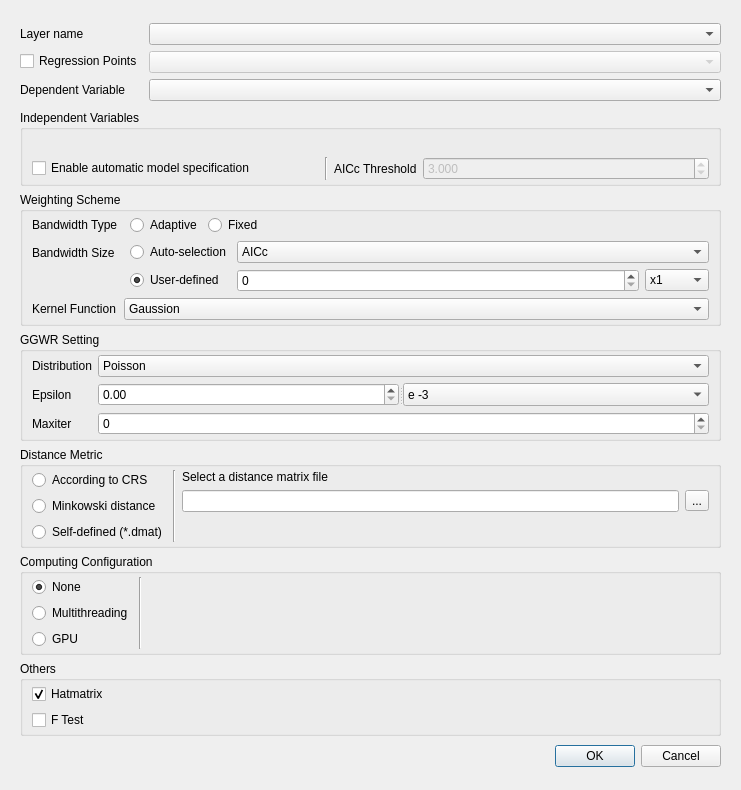
<?xml version="1.0" encoding="UTF-8"?>
<ui version="4.0">
 <class>GwmGGWROptionsDialog</class>
 <widget class="QDialog" name="GwmGGWROptionsDialog">
  <property name="geometry">
   <rect>
    <x>0</x>
    <y>0</y>
    <width>741</width>
    <height>790</height>
   </rect>
  </property>
  <property name="windowTitle">
   <string>GGWR Configure</string>
  </property>
  <layout class="QVBoxLayout" name="verticalLayout_3" stretch="0">
   <item>
    <widget class="QScrollArea" name="scrollArea">
     <property name="frameShape">
      <enum>QFrame::NoFrame</enum>
     </property>
     <property name="widgetResizable">
      <bool>true</bool>
     </property>
     <widget class="QWidget" name="scrollAreaWidgetContents_2">
      <property name="geometry">
       <rect>
        <x>0</x>
        <y>0</y>
        <width>723</width>
        <height>772</height>
       </rect>
      </property>
      <layout class="QVBoxLayout" name="verticalLayout_6">
       <item>
        <layout class="QFormLayout" name="formLayout_6">
         <property name="sizeConstraint">
          <enum>QLayout::SetNoConstraint</enum>
         </property>
         <property name="topMargin">
          <number>3</number>
         </property>
         <property name="bottomMargin">
          <number>3</number>
         </property>
         <item row="0" column="0">
          <widget class="QLabel" name="label">
           <property name="sizePolicy">
            <sizepolicy hsizetype="Fixed" vsizetype="Preferred">
             <horstretch>0</horstretch>
             <verstretch>0</verstretch>
            </sizepolicy>
           </property>
           <property name="text">
            <string>Layer name</string>
           </property>
          </widget>
         </item>
         <item row="0" column="1">
          <widget class="QComboBox" name="mLayerComboBox"/>
         </item>
         <item row="1" column="0">
          <widget class="QCheckBox" name="ckbRegressionPoints">
           <property name="text">
            <string>Regression Points</string>
           </property>
          </widget>
         </item>
         <item row="1" column="1">
          <widget class="QComboBox" name="cmbRegressionLayerSelect">
           <property name="enabled">
            <bool>false</bool>
           </property>
          </widget>
         </item>
         <item row="2" column="0">
          <widget class="QLabel" name="label_12">
           <property name="text">
            <string>Dependent Variable</string>
           </property>
          </widget>
         </item>
         <item row="2" column="1">
          <widget class="QComboBox" name="mDepVarComboBox"/>
         </item>
        </layout>
       </item>
       <item>
        <widget class="QGroupBox" name="groupBox">
         <property name="title">
          <string>Independent Variables</string>
         </property>
         <layout class="QVBoxLayout" name="verticalLayout_4" stretch="1,0">
          <property name="sizeConstraint">
           <enum>QLayout::SetNoConstraint</enum>
          </property>
          <property name="topMargin">
           <number>3</number>
          </property>
          <property name="bottomMargin">
           <number>3</number>
          </property>
          <item>
           <widget class="GwmIndepVarSelectorWidget" name="mIndepVarSelector" native="true"/>
          </item>
          <item>
           <layout class="QHBoxLayout" name="horizontalLayout_7">
            <item>
             <widget class="QCheckBox" name="mVariableAutoSelectionCheck">
              <property name="text">
               <string>Enable automatic model specification</string>
              </property>
             </widget>
            </item>
            <item>
             <widget class="Line" name="line_3">
              <property name="orientation">
               <enum>Qt::Vertical</enum>
              </property>
             </widget>
            </item>
            <item>
             <widget class="QLabel" name="label_10">
              <property name="sizePolicy">
               <sizepolicy hsizetype="Fixed" vsizetype="Preferred">
                <horstretch>0</horstretch>
                <verstretch>0</verstretch>
               </sizepolicy>
              </property>
              <property name="text">
               <string>AICc Threshold</string>
              </property>
             </widget>
            </item>
            <item>
             <widget class="QDoubleSpinBox" name="mModelSelAICThreshold">
              <property name="enabled">
               <bool>false</bool>
              </property>
              <property name="decimals">
               <number>3</number>
              </property>
              <property name="value">
               <double>3.000000000000000</double>
              </property>
             </widget>
            </item>
           </layout>
          </item>
         </layout>
        </widget>
       </item>
       <item>
        <widget class="QGroupBox" name="groupBox_2">
         <property name="sizePolicy">
          <sizepolicy hsizetype="Preferred" vsizetype="Fixed">
           <horstretch>0</horstretch>
           <verstretch>0</verstretch>
          </sizepolicy>
         </property>
         <property name="title">
          <string>Weighting Scheme</string>
         </property>
         <layout class="QFormLayout" name="formLayout">
          <property name="sizeConstraint">
           <enum>QLayout::SetNoConstraint</enum>
          </property>
          <property name="horizontalSpacing">
           <number>6</number>
          </property>
          <property name="verticalSpacing">
           <number>6</number>
          </property>
          <property name="topMargin">
           <number>3</number>
          </property>
          <property name="bottomMargin">
           <number>3</number>
          </property>
          <item row="0" column="0">
           <widget class="QLabel" name="label_2">
            <property name="text">
             <string>Bandwidth Type</string>
            </property>
           </widget>
          </item>
          <item row="0" column="1">
           <layout class="QHBoxLayout" name="horizontalLayout_6">
            <property name="leftMargin">
             <number>6</number>
            </property>
            <item>
             <widget class="QRadioButton" name="mBwTypeAdaptiveRadio">
              <property name="sizePolicy">
               <sizepolicy hsizetype="Fixed" vsizetype="Fixed">
                <horstretch>0</horstretch>
                <verstretch>0</verstretch>
               </sizepolicy>
              </property>
              <property name="text">
               <string>Adaptive</string>
              </property>
              <property name="checked">
               <bool>true</bool>
              </property>
             </widget>
            </item>
            <item>
             <widget class="QRadioButton" name="mBwTypeFixedRadio">
              <property name="sizePolicy">
               <sizepolicy hsizetype="Fixed" vsizetype="Fixed">
                <horstretch>0</horstretch>
                <verstretch>0</verstretch>
               </sizepolicy>
              </property>
              <property name="text">
               <string>Fixed</string>
              </property>
             </widget>
            </item>
            <item>
             <spacer name="horizontalSpacer">
              <property name="orientation">
               <enum>Qt::Horizontal</enum>
              </property>
              <property name="sizeHint" stdset="0">
               <size>
                <width>40</width>
                <height>20</height>
               </size>
              </property>
             </spacer>
            </item>
           </layout>
          </item>
          <item row="1" column="0">
           <widget class="QLabel" name="label_3">
            <property name="sizePolicy">
             <sizepolicy hsizetype="Preferred" vsizetype="Preferred">
              <horstretch>0</horstretch>
              <verstretch>0</verstretch>
             </sizepolicy>
            </property>
            <property name="text">
             <string>Bandwidth Size</string>
            </property>
            <property name="alignment">
             <set>Qt::AlignLeading|Qt::AlignLeft|Qt::AlignVCenter</set>
            </property>
           </widget>
          </item>
          <item row="1" column="1">
           <layout class="QGridLayout" name="gridLayout_4">
            <property name="leftMargin">
             <number>6</number>
            </property>
            <item row="1" column="0">
             <widget class="QRadioButton" name="mBwSizeCustomizeRadio">
              <property name="sizePolicy">
               <sizepolicy hsizetype="Fixed" vsizetype="Fixed">
                <horstretch>0</horstretch>
                <verstretch>0</verstretch>
               </sizepolicy>
              </property>
              <property name="text">
               <string>User-defined</string>
              </property>
              <property name="checked">
               <bool>true</bool>
              </property>
             </widget>
            </item>
            <item row="1" column="1">
             <widget class="QStackedWidget" name="mBwSizeSettingStack">
              <property name="currentIndex">
               <number>0</number>
              </property>
              <widget class="QWidget" name="page_4">
               <layout class="QHBoxLayout" name="horizontalLayout">
                <property name="leftMargin">
                 <number>0</number>
                </property>
                <property name="topMargin">
                 <number>0</number>
                </property>
                <property name="rightMargin">
                 <number>0</number>
                </property>
                <property name="bottomMargin">
                 <number>0</number>
                </property>
                <item>
                 <widget class="QSpinBox" name="mBwSizeAdaptiveSize"/>
                </item>
                <item>
                 <widget class="QComboBox" name="mBwSizeAdaptiveUnit">
                  <property name="sizePolicy">
                   <sizepolicy hsizetype="Fixed" vsizetype="Fixed">
                    <horstretch>0</horstretch>
                    <verstretch>0</verstretch>
                   </sizepolicy>
                  </property>
                  <item>
                   <property name="text">
                    <string>x1</string>
                   </property>
                  </item>
                  <item>
                   <property name="text">
                    <string>x10</string>
                   </property>
                  </item>
                  <item>
                   <property name="text">
                    <string>x100</string>
                   </property>
                  </item>
                  <item>
                   <property name="text">
                    <string>x1000</string>
                   </property>
                  </item>
                 </widget>
                </item>
               </layout>
              </widget>
              <widget class="QWidget" name="page_5">
               <layout class="QHBoxLayout" name="horizontalLayout_4">
                <property name="leftMargin">
                 <number>0</number>
                </property>
                <property name="topMargin">
                 <number>0</number>
                </property>
                <property name="rightMargin">
                 <number>0</number>
                </property>
                <property name="bottomMargin">
                 <number>0</number>
                </property>
                <item>
                 <widget class="QDoubleSpinBox" name="mBwSizeFixedSize">
                  <property name="decimals">
                   <number>12</number>
                  </property>
                 </widget>
                </item>
                <item>
                 <widget class="QComboBox" name="mBwSizeFixedUnit">
                  <property name="sizePolicy">
                   <sizepolicy hsizetype="Fixed" vsizetype="Fixed">
                    <horstretch>0</horstretch>
                    <verstretch>0</verstretch>
                   </sizepolicy>
                  </property>
                  <item>
                   <property name="text">
                    <string>m</string>
                   </property>
                  </item>
                  <item>
                   <property name="text">
                    <string>km</string>
                   </property>
                  </item>
                  <item>
                   <property name="text">
                    <string>mile</string>
                   </property>
                  </item>
                 </widget>
                </item>
               </layout>
              </widget>
             </widget>
            </item>
            <item row="0" column="0">
             <widget class="QRadioButton" name="mBwSizeAutomaticRadio">
              <property name="sizePolicy">
               <sizepolicy hsizetype="Preferred" vsizetype="Fixed">
                <horstretch>0</horstretch>
                <verstretch>0</verstretch>
               </sizepolicy>
              </property>
              <property name="text">
               <string>Auto-selection</string>
              </property>
              <property name="checked">
               <bool>false</bool>
              </property>
             </widget>
            </item>
            <item row="0" column="1">
             <widget class="QComboBox" name="mBwSizeAutomaticApprochCombo">
              <property name="currentIndex">
               <number>1</number>
              </property>
              <item>
               <property name="text">
                <string>CV</string>
               </property>
              </item>
              <item>
               <property name="text">
                <string>AICc</string>
               </property>
              </item>
             </widget>
            </item>
           </layout>
          </item>
          <item row="2" column="0">
           <widget class="QLabel" name="label_13">
            <property name="text">
             <string>Kernel Function</string>
            </property>
           </widget>
          </item>
          <item row="2" column="1">
           <widget class="QComboBox" name="mBwKernelFunctionCombo">
            <item>
             <property name="text">
              <string>Gaussion</string>
             </property>
            </item>
            <item>
             <property name="text">
              <string>Exponential</string>
             </property>
            </item>
            <item>
             <property name="text">
              <string>Bisquare</string>
             </property>
            </item>
            <item>
             <property name="text">
              <string>Tricube</string>
             </property>
            </item>
            <item>
             <property name="text">
              <string>Boxcar</string>
             </property>
            </item>
           </widget>
          </item>
         </layout>
        </widget>
       </item>
       <item>
        <widget class="QGroupBox" name="groupBox_5">
         <property name="enabled">
          <bool>true</bool>
         </property>
         <property name="title">
          <string>GGWR Setting</string>
         </property>
         <layout class="QHBoxLayout" name="horizontalLayout_8">
          <property name="topMargin">
           <number>3</number>
          </property>
          <property name="bottomMargin">
           <number>3</number>
          </property>
          <item>
           <layout class="QGridLayout" name="gridLayout_2">
            <item row="0" column="0">
             <widget class="QLabel" name="label_16">
              <property name="text">
               <string>Distribution</string>
              </property>
             </widget>
            </item>
            <item row="0" column="1">
             <widget class="QComboBox" name="mDistributionType">
              <item>
               <property name="text">
                <string>Poisson</string>
               </property>
              </item>
              <item>
               <property name="text">
                <string>Binomial</string>
               </property>
              </item>
             </widget>
            </item>
            <item row="1" column="0">
             <widget class="QLabel" name="label_11">
              <property name="text">
               <string>Epsilon</string>
              </property>
             </widget>
            </item>
            <item row="1" column="1">
             <widget class="QSplitter" name="splitter">
              <property name="orientation">
               <enum>Qt::Horizontal</enum>
              </property>
              <widget class="QDoubleSpinBox" name="mEpsilonSize"/>
              <widget class="QComboBox" name="mEpsilonUnit">
               <item>
                <property name="text">
                 <string>e -3</string>
                </property>
               </item>
               <item>
                <property name="text">
                 <string>e -5</string>
                </property>
               </item>
               <item>
                <property name="text">
                 <string>e -7</string>
                </property>
               </item>
               <item>
                <property name="text">
                 <string>e -10</string>
                </property>
               </item>
              </widget>
             </widget>
            </item>
            <item row="2" column="0">
             <widget class="QLabel" name="label_15">
              <property name="text">
               <string>Maxiter</string>
              </property>
             </widget>
            </item>
            <item row="2" column="1">
             <widget class="QSpinBox" name="mMaxiterSpinBox"/>
            </item>
           </layout>
          </item>
         </layout>
        </widget>
       </item>
       <item>
        <widget class="QGroupBox" name="groupBox_3">
         <property name="sizePolicy">
          <sizepolicy hsizetype="Preferred" vsizetype="Preferred">
           <horstretch>0</horstretch>
           <verstretch>0</verstretch>
          </sizepolicy>
         </property>
         <property name="title">
          <string>Distance Metric</string>
         </property>
         <layout class="QHBoxLayout" name="horizontalLayout_2">
          <property name="topMargin">
           <number>3</number>
          </property>
          <property name="bottomMargin">
           <number>3</number>
          </property>
          <item>
           <layout class="QVBoxLayout" name="verticalLayout_2">
            <item>
             <widget class="QRadioButton" name="mDistTypeCRSRadio">
              <property name="text">
               <string>According to CRS</string>
              </property>
             </widget>
            </item>
            <item>
             <widget class="QRadioButton" name="mDistTypeMinkowskiRadio">
              <property name="text">
               <string>Minkowski distance</string>
              </property>
             </widget>
            </item>
            <item>
             <widget class="QRadioButton" name="mDistTypeDmatRadio">
              <property name="text">
               <string>Self-defined (*.dmat)</string>
              </property>
             </widget>
            </item>
           </layout>
          </item>
          <item>
           <widget class="Line" name="line">
            <property name="orientation">
             <enum>Qt::Vertical</enum>
            </property>
           </widget>
          </item>
          <item>
           <widget class="QStackedWidget" name="mDistParamSettingStack">
            <property name="currentIndex">
             <number>2</number>
            </property>
            <widget class="QWidget" name="mCRSDistPage"/>
            <widget class="QWidget" name="mMinkowskiDistPage">
             <layout class="QFormLayout" name="formLayout_2">
              <property name="leftMargin">
               <number>0</number>
              </property>
              <property name="topMargin">
               <number>0</number>
              </property>
              <property name="rightMargin">
               <number>0</number>
              </property>
              <property name="bottomMargin">
               <number>0</number>
              </property>
              <item row="0" column="0">
               <widget class="QLabel" name="label_4">
                <property name="sizePolicy">
                 <sizepolicy hsizetype="Preferred" vsizetype="Preferred">
                  <horstretch>0</horstretch>
                  <verstretch>0</verstretch>
                 </sizepolicy>
                </property>
                <property name="text">
                 <string>Rotation parameter</string>
                </property>
                <property name="alignment">
                 <set>Qt::AlignLeading|Qt::AlignLeft|Qt::AlignVCenter</set>
                </property>
               </widget>
              </item>
              <item row="0" column="1">
               <layout class="QFormLayout" name="formLayout_5">
                <property name="horizontalSpacing">
                 <number>6</number>
                </property>
                <property name="verticalSpacing">
                 <number>2</number>
                </property>
                <item row="0" column="0">
                 <widget class="QLabel" name="label_5">
                  <property name="text">
                   <string>theta</string>
                  </property>
                 </widget>
                </item>
                <item row="1" column="0">
                 <widget class="QLabel" name="label_6">
                  <property name="text">
                   <string>p</string>
                  </property>
                 </widget>
                </item>
                <item row="0" column="1">
                 <widget class="QDoubleSpinBox" name="mThetaValue"/>
                </item>
                <item row="1" column="1">
                 <widget class="QDoubleSpinBox" name="mPValue">
                  <property name="minimum">
                   <double>-1.000000000000000</double>
                  </property>
                 </widget>
                </item>
               </layout>
              </item>
             </layout>
            </widget>
            <widget class="QWidget" name="mDistMatrixDistPage">
             <layout class="QGridLayout" name="gridLayout">
              <property name="leftMargin">
               <number>0</number>
              </property>
              <property name="topMargin">
               <number>0</number>
              </property>
              <property name="rightMargin">
               <number>0</number>
              </property>
              <property name="bottomMargin">
               <number>0</number>
              </property>
              <item row="1" column="0">
               <widget class="QLineEdit" name="mDistMatrixFileNameEdit"/>
              </item>
              <item row="2" column="0">
               <spacer name="verticalSpacer">
                <property name="orientation">
                 <enum>Qt::Vertical</enum>
                </property>
                <property name="sizeHint" stdset="0">
                 <size>
                  <width>20</width>
                  <height>5</height>
                 </size>
                </property>
               </spacer>
              </item>
              <item row="0" column="0">
               <widget class="QLabel" name="label_14">
                <property name="text">
                 <string>Select a distance matrix file</string>
                </property>
               </widget>
              </item>
              <item row="1" column="1">
               <widget class="QToolButton" name="mDistMatrixFileOpenBtn">
                <property name="text">
                 <string>...</string>
                </property>
               </widget>
              </item>
             </layout>
            </widget>
           </widget>
          </item>
         </layout>
        </widget>
       </item>
       <item>
        <widget class="QGroupBox" name="mCalcParallelGroup">
         <property name="sizePolicy">
          <sizepolicy hsizetype="Preferred" vsizetype="Preferred">
           <horstretch>0</horstretch>
           <verstretch>0</verstretch>
          </sizepolicy>
         </property>
         <property name="title">
          <string>Computing Configuration</string>
         </property>
         <layout class="QHBoxLayout" name="horizontalLayout_3">
          <property name="topMargin">
           <number>3</number>
          </property>
          <property name="bottomMargin">
           <number>3</number>
          </property>
          <item>
           <layout class="QVBoxLayout" name="verticalLayout_5">
            <item>
             <widget class="QRadioButton" name="mCalcParallelNoneRadio">
              <property name="sizePolicy">
               <sizepolicy hsizetype="Fixed" vsizetype="Fixed">
                <horstretch>0</horstretch>
                <verstretch>0</verstretch>
               </sizepolicy>
              </property>
              <property name="text">
               <string>None</string>
              </property>
              <property name="checked">
               <bool>true</bool>
              </property>
             </widget>
            </item>
            <item>
             <widget class="QRadioButton" name="mCalcParallelMultithreadRadio">
              <property name="sizePolicy">
               <sizepolicy hsizetype="Fixed" vsizetype="Fixed">
                <horstretch>0</horstretch>
                <verstretch>0</verstretch>
               </sizepolicy>
              </property>
              <property name="text">
               <string>Multithreading</string>
              </property>
             </widget>
            </item>
            <item>
             <widget class="QRadioButton" name="mCalcParallelGPURadio">
              <property name="sizePolicy">
               <sizepolicy hsizetype="Fixed" vsizetype="Fixed">
                <horstretch>0</horstretch>
                <verstretch>0</verstretch>
               </sizepolicy>
              </property>
              <property name="text">
               <string>GPU</string>
              </property>
             </widget>
            </item>
           </layout>
          </item>
          <item>
           <widget class="Line" name="line_2">
            <property name="orientation">
             <enum>Qt::Vertical</enum>
            </property>
           </widget>
          </item>
          <item>
           <widget class="QStackedWidget" name="stackedWidget">
            <property name="currentIndex">
             <number>0</number>
            </property>
            <widget class="QWidget" name="page">
             <layout class="QVBoxLayout" name="verticalLayout">
              <property name="topMargin">
               <number>0</number>
              </property>
              <property name="bottomMargin">
               <number>0</number>
              </property>
             </layout>
            </widget>
            <widget class="QWidget" name="page_3">
             <layout class="QFormLayout" name="formLayout_3">
              <property name="leftMargin">
               <number>9</number>
              </property>
              <property name="topMargin">
               <number>0</number>
              </property>
              <property name="rightMargin">
               <number>9</number>
              </property>
              <property name="bottomMargin">
               <number>0</number>
              </property>
              <item row="0" column="0">
               <widget class="QLabel" name="label_9">
                <property name="text">
                 <string>Threads</string>
                </property>
               </widget>
              </item>
              <item row="0" column="1">
               <widget class="QSpinBox" name="mThreadNum">
                <property name="maximum">
                 <number>8</number>
                </property>
               </widget>
              </item>
             </layout>
            </widget>
            <widget class="QWidget" name="page_2">
             <layout class="QFormLayout" name="formLayout_4">
              <property name="topMargin">
               <number>0</number>
              </property>
              <property name="bottomMargin">
               <number>0</number>
              </property>
              <item row="0" column="0">
               <widget class="QLabel" name="label_8">
                <property name="text">
                 <string>Batch Size</string>
                </property>
               </widget>
              </item>
              <item row="0" column="1">
               <widget class="QSpinBox" name="mSampleGroupSize">
                <property name="maximum">
                 <number>4096</number>
                </property>
               </widget>
              </item>
             </layout>
            </widget>
           </widget>
          </item>
         </layout>
        </widget>
       </item>
       <item>
        <widget class="QGroupBox" name="groupBox_4">
         <property name="title">
          <string>Others</string>
         </property>
         <layout class="QFormLayout" name="formLayout_7">
          <property name="topMargin">
           <number>3</number>
          </property>
          <property name="bottomMargin">
           <number>3</number>
          </property>
          <item row="1" column="0">
           <widget class="QCheckBox" name="cbxFTest">
            <property name="text">
             <string>F Test</string>
            </property>
           </widget>
          </item>
          <item row="0" column="0">
           <widget class="QCheckBox" name="cbxHatmatrix">
            <property name="text">
             <string>Hatmatrix</string>
            </property>
            <property name="checked">
             <bool>true</bool>
            </property>
           </widget>
          </item>
         </layout>
        </widget>
       </item>
       <item>
        <layout class="QHBoxLayout" name="horizontalLayout_5">
         <property name="topMargin">
          <number>3</number>
         </property>
         <property name="bottomMargin">
          <number>3</number>
         </property>
         <item>
          <widget class="QLabel" name="mCheckMessage">
           <property name="sizePolicy">
            <sizepolicy hsizetype="Expanding" vsizetype="Preferred">
             <horstretch>0</horstretch>
             <verstretch>0</verstretch>
            </sizepolicy>
           </property>
           <property name="text">
            <string/>
           </property>
          </widget>
         </item>
         <item>
          <widget class="QDialogButtonBox" name="buttonBox">
           <property name="sizePolicy">
            <sizepolicy hsizetype="Fixed" vsizetype="Fixed">
             <horstretch>0</horstretch>
             <verstretch>0</verstretch>
            </sizepolicy>
           </property>
           <property name="orientation">
            <enum>Qt::Horizontal</enum>
           </property>
           <property name="standardButtons">
            <set>QDialogButtonBox::Cancel|QDialogButtonBox::Ok</set>
           </property>
          </widget>
         </item>
        </layout>
       </item>
      </layout>
     </widget>
    </widget>
   </item>
  </layout>
 </widget>
 <customwidgets>
  <customwidget>
   <class>GwmIndepVarSelectorWidget</class>
   <extends>QWidget</extends>
   <header>gwmindepvarselectorwidget.h</header>
   <container>1</container>
  </customwidget>
 </customwidgets>
 <resources/>
 <connections>
  <connection>
   <sender>buttonBox</sender>
   <signal>accepted()</signal>
   <receiver>GwmGGWROptionsDialog</receiver>
   <slot>accept()</slot>
   <hints>
    <hint type="sourcelabel">
     <x>248</x>
     <y>254</y>
    </hint>
    <hint type="destinationlabel">
     <x>157</x>
     <y>274</y>
    </hint>
   </hints>
  </connection>
  <connection>
   <sender>buttonBox</sender>
   <signal>rejected()</signal>
   <receiver>GwmGGWROptionsDialog</receiver>
   <slot>reject()</slot>
   <hints>
    <hint type="sourcelabel">
     <x>316</x>
     <y>260</y>
    </hint>
    <hint type="destinationlabel">
     <x>286</x>
     <y>274</y>
    </hint>
   </hints>
  </connection>
 </connections>
</ui>
